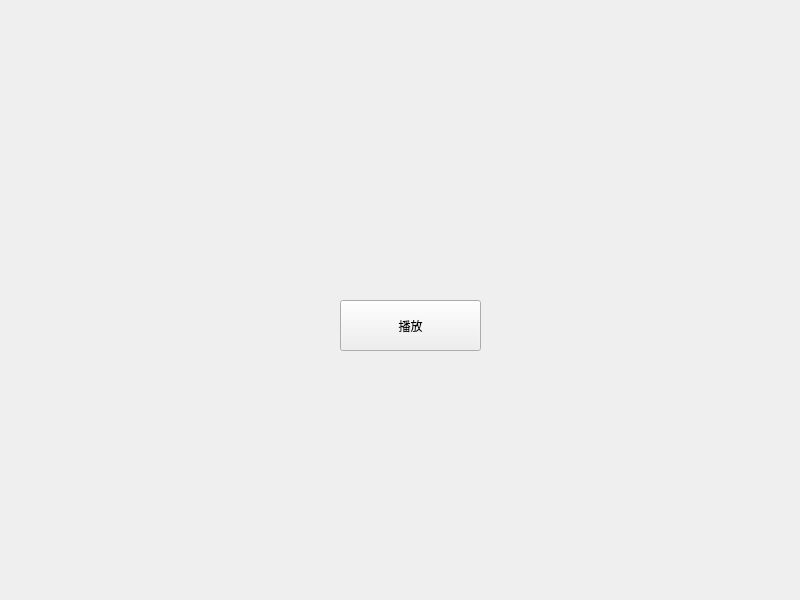
<?xml version="1.0" encoding="UTF-8"?>
<ui version="4.0">
 <class>Widget</class>
 <widget class="QWidget" name="Widget">
  <property name="geometry">
   <rect>
    <x>0</x>
    <y>0</y>
    <width>800</width>
    <height>600</height>
   </rect>
  </property>
  <property name="windowTitle">
   <string>Widget</string>
  </property>
  <widget class="QPushButton" name="pushButton">
   <property name="geometry">
    <rect>
     <x>340</x>
     <y>300</y>
     <width>141</width>
     <height>51</height>
    </rect>
   </property>
   <property name="text">
    <string>播放</string>
   </property>
  </widget>
 </widget>
 <resources/>
 <connections/>
</ui>
